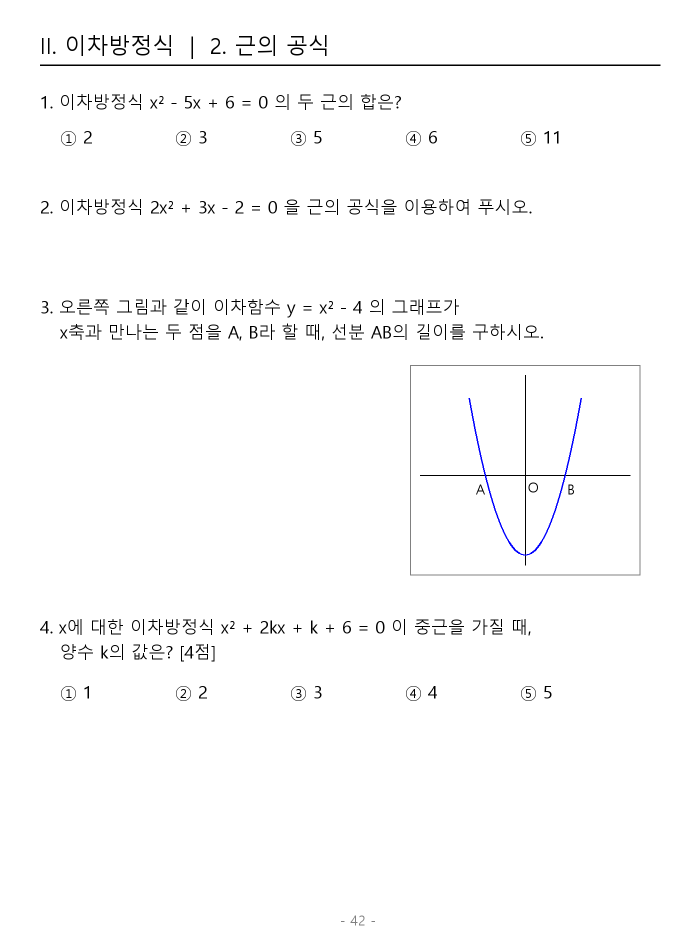
#> input picture samples/sample_page.png, 1400 x 1900 px (shown at 1/2 size)
$ python -i images.py   (imports and definitions only)
#> lines starting #> are read from the running program, lines starting #| are printed output that depends on the picture; after the words box and inside, x2 and y2 are one past the last pixel; in counts of white or black regions, pixels touching at a corner belong together
#> further down, picture is the input picture: PIL image 1400x1900 RGB; mean R, G, B 251.1, 251.1, 251.3
"""이미지 전처리와 그림 영역 잘라내기."""

from __future__ import annotations

import io
from dataclasses import dataclass

from PIL import Image, ImageChops, ImageOps, ImageStat, UnidentifiedImageError

from .schemas import BBox

ALLOWED_FORMATS = {"JPEG", "PNG", "WEBP"}


class InvalidImageError(ValueError):
    pass


@dataclass
class PreparedImage:
    image: Image.Image  # 회전 보정까지 끝난 원본 해상도 이미지 (그림 크롭용)
    model_bytes: bytes  # 모델에 보낼 축소본 (JPEG)
    media_type: str = "image/jpeg"


# [44 lines left out: functions prepare_image, crop_bbox, not called in this run]


def trim_margins(img: Image.Image, tolerance: int = 40, margin: float = 0.02) -> Image.Image:
    """잘라낸 그림 바깥의 빈 여백(종이 색)을 깎는다. 내용은 절대 자르지 않고, 줄이기만 한다.

    - 배경색은 가장자리 픽셀의 중간값으로 정한다 (사진이라 종이가 완전한 흰색이 아니어도 됨).
    - 배경과 tolerance 넘게 다른 픽셀을 '내용'으로 보고, 그 범위에 margin만큼 여유를 남긴다.
    - 내용이 거의 없으면(얼룩 하나 등) 판단을 믿을 수 없으니 원본을 그대로 돌려준다.
    """
#> called with tolerance = 40, margin = 0.02
    w, h = img.size
#> w = 1400; h = 1900
    if w < 8 or h < 8:
        return img
    gray = img.convert("L")
    edge = Image.new("L", (w * 2 + h * 2, 1))
    edge.paste(gray.crop((0, 0, w, 1)), (0, 0))
    edge.paste(gray.crop((0, h - 1, w, h)), (w, 0))
    edge.paste(gray.crop((0, 0, 1, h)).transpose(Image.Transpose.ROTATE_90), (w * 2, 0))
    edge.paste(gray.crop((w - 1, 0, w, h)).transpose(Image.Transpose.ROTATE_90), (w * 2 + h, 0))
    background = int(ImageStat.Stat(edge).median[0])
#> background = 255

    diff = ImageChops.difference(gray, Image.new("L", (w, h), background))
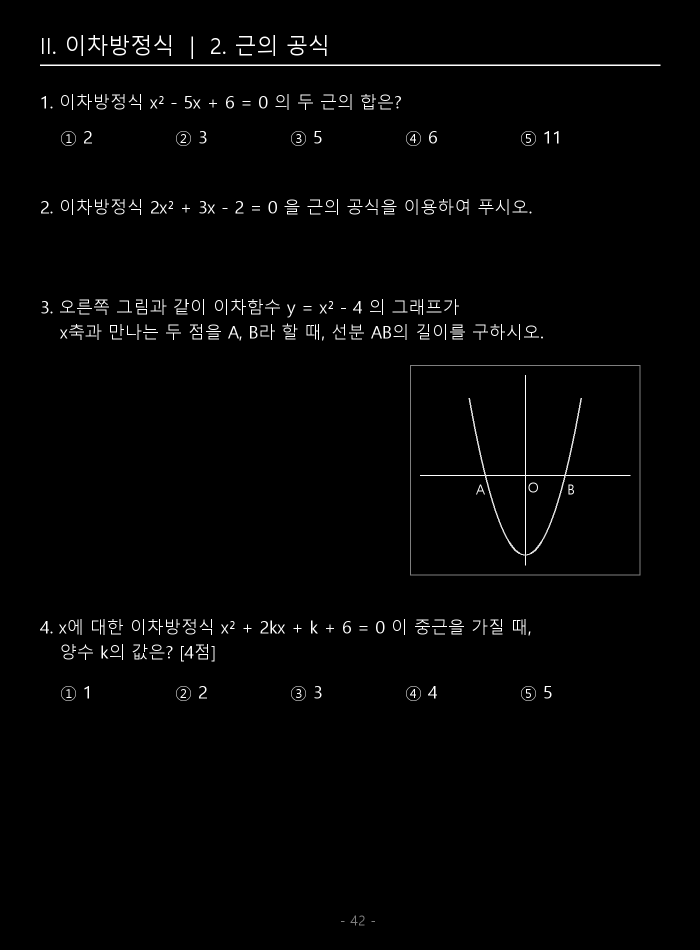
#> diff: PIL image 1400x1900 L (shown at 1/2 size); min 0, max 255, mean 3.8
    mask = diff.point(lambda v: 255 if v > tolerance else 0)
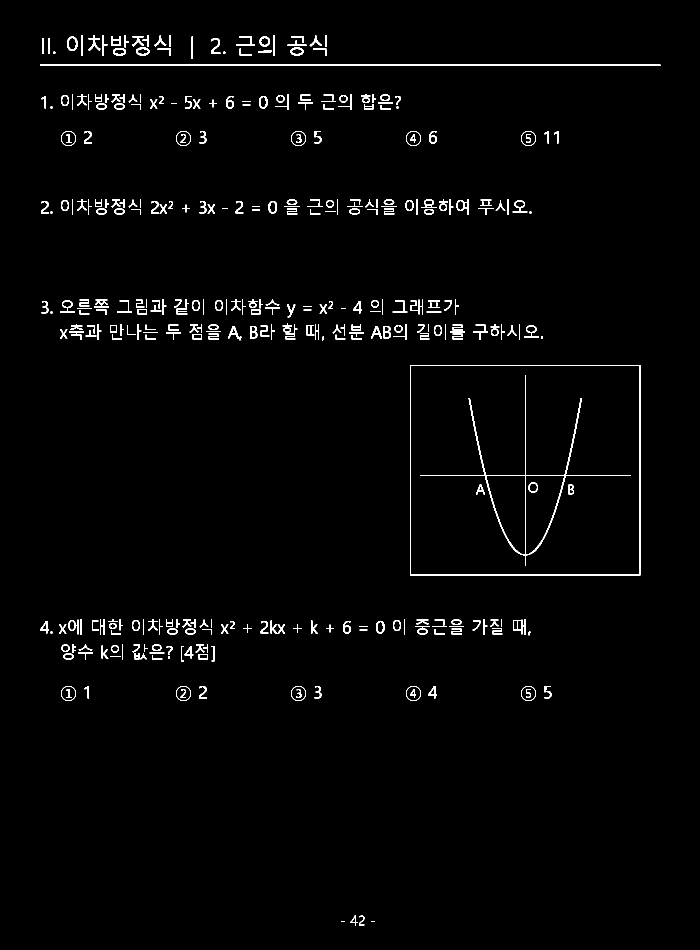
#> mask: PIL image 1400x1900 L (shown at 1/2 size); 1.7% white in thin lines or dots, all inside (x1, y1, x2, y2) = (80, 70, 1321, 1851)
    box = mask.getbbox()
#> box = (80, 70, 1321, 1851)
    if box is None:
        return img
    bx0, by0, bx1, by1 = box
#> bx0 = 80; by0 = 70; bx1 = 1321; by1 = 1851
    if (bx1 - bx0) * (by1 - by0) < 0.01 * w * h:
        return img
    pad = max(4, round(margin * max(w, h)))
#> pad = 38
    box = (max(0, bx0 - pad), max(0, by0 - pad), min(w, bx1 + pad), min(h, by1 + pad))
#> box = (42, 32, 1359, 1889)
    return img if box == (0, 0, w, h) else img.crop(box)
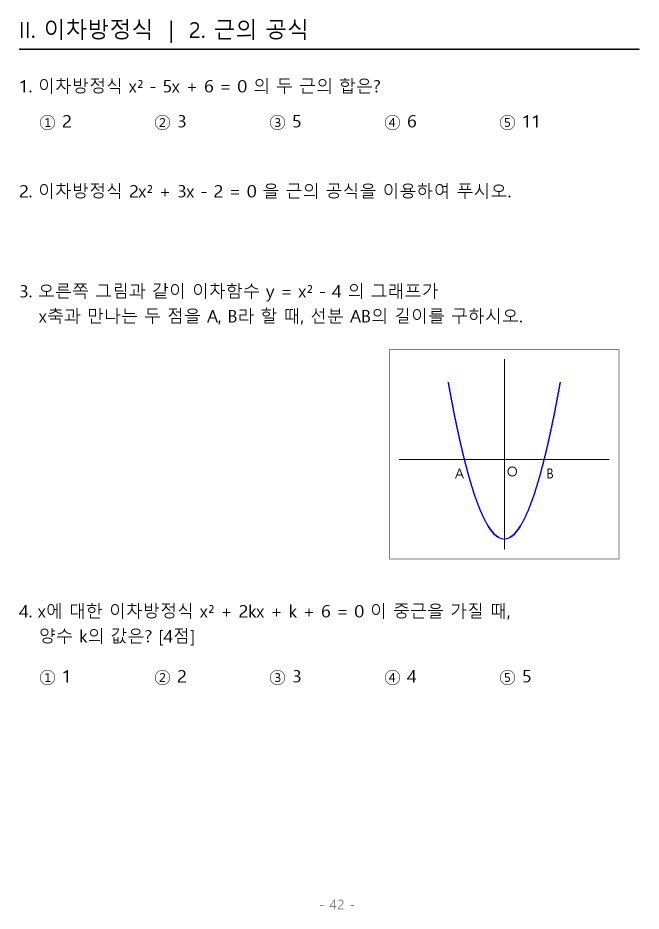
#> returned value: PIL image 1317x1857 RGB (shown at 1/2 size); mean R, G, B 250.8, 250.8, 251


# [4 lines that did not run here, left out]


def to_png_bytes(img: Image.Image) -> bytes:
    buf = io.BytesIO()
    img.save(buf, format="PNG", optimize=True)
    return buf.getvalue()

>>> from PIL import Image
>>> picture = Image.open('../samples/sample_page.png')
>>> result = trim_margins(picture)
